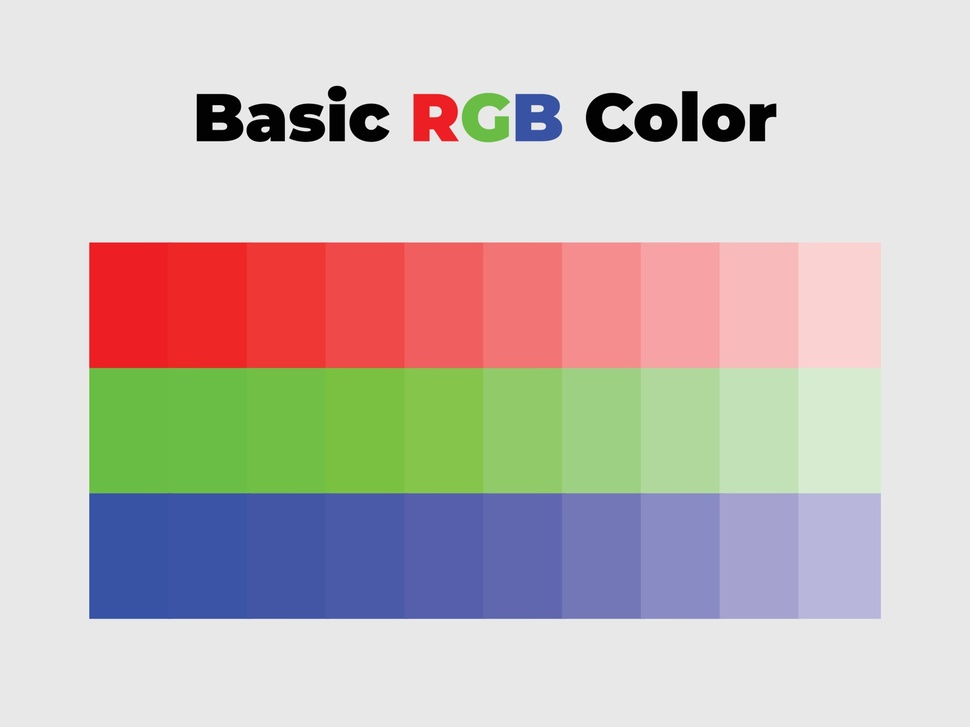
#> input picture code-example/example-images/basic-rgb-color.jpg, 970 x 727 px, shrunk from 1920 x 1440 before the run; its folder holds only this picture in this run
$ python main.py
#> lines starting #> are read from the running program, lines starting #| are printed output that depends on the picture; after the words box and inside, x2 and y2 are one past the last pixel; in counts of white or black regions, pixels touching at a corner belong together
import os

import cv2


def img_to_gray(images_path):
    # '/Users/liuweijia/IdeaProjects/CV-BasicNote/code-example/example-images/qq-snooker.png'
    print("开始处理 images_path: ", images_path)
    # 根据文件全路径限定名获取文件名
    full_file_name = os.path.basename(images_path)
    # print(full_file_name)
    # 根据文件全路径限定名获取文件名和扩展名
    file_name, file_extension = os.path.splitext(full_file_name)

    # 读取图像
    img = cv2.imread(images_path)

    # 将图像从RGB颜色空间转换到HSV颜色空间
    img_hsv = cv2.cvtColor(img, cv2.COLOR_RGB2HSV)
    # 拆分通道
    h, s, v = cv2.split(img_hsv)

    # 在 HSV 颜色空间的图像上加上 H, S, V 三个通道的标签，并保存处理后的图像
    cv2.putText(img_hsv, 'HSV', (10, 30), cv2.FONT_HERSHEY_SIMPLEX, 1, (255, 255, 255), 2)
    cv2.putText(h, 'H', (10, 30), cv2.FONT_HERSHEY_SIMPLEX, 1, (255, 255, 255), 2)
    cv2.putText(s, 'S', (10, 30), cv2.FONT_HERSHEY_SIMPLEX, 1, (255, 255, 255), 2)
    cv2.putText(v, 'V', (10, 30), cv2.FONT_HERSHEY_SIMPLEX, 1, (255, 255, 255), 2)

    # [19 lines of commented-out code are left out]
    print('img.shape: ', img.shape, 'img.dtype: ', img.dtype)
    print('img_hsv.shape: ', img_hsv.shape, 'img_hsv.dtype: ', img_hsv.dtype)
    print('h.shape: ', h.shape, 'h.dtype: ', h.dtype)
    print('s.shape: ', s.shape, 's.dtype: ', s.dtype)
    print('v.shape: ', v.shape, 'v.dtype: ', v.dtype)

    # 拼接所有图片，包括原图，按照上面两张，分别为原图和HSV颜色空间的图片，下面三张，分别是三个通道的图片
    img_compare = cv2.hconcat([img,
                               img_hsv,
                               cv2.cvtColor(h, cv2.COLOR_GRAY2BGR),
                               cv2.cvtColor(s, cv2.COLOR_GRAY2BGR),
                               cv2.cvtColor(v, cv2.COLOR_GRAY2BGR)
                               ])

    # 将灰度图像保存到output文件夹中
    # 如果output文件夹不存在，则创建
    if not os.path.exists('output'):
        os.mkdir('output')
    cv2.imwrite('output/' + file_name + '-hsv' + file_extension, img_compare)

    # # show gray image
    # cv2.imshow('HSV compare', img_compare)
    # cv2.waitKey(0)
    # cv2.destroyAllWindows()


if __name__ == '__main__':
    # 获取当前工作目录
    current_path = os.getcwd()
    # print(current_path)
    # 获取上一层目录
    parent_path = os.path.dirname(current_path)
    # print(parent_path)
    # 获取上一层目录中的example-images目录
    example_images_path = os.path.join(parent_path, 'example-images')
    # print(example_images_path)
    # 获取其中所有文件
    files = os.listdir(example_images_path)
    # print(files)

    all_images_path = []
    # 遍历所有文件
    for file in files:
        # 获取文件的绝对路径
        file_path = os.path.join(example_images_path, file)
        print(file_path)
        # 将文件的绝对路径添加到列表中
        all_images_path.append(file_path)

    for image_path in all_images_path:
        img_to_gray(image_path)
#> in img_to_gray, img is the input picture: shape (727, 970, 3); mean B, G, R 186.8, 190.1, 199.3
#> in img_to_gray, `img_hsv = cv2.cvtColor(img, cv2.COLOR_RGB2HSV)`: img_hsv: shape (727, 970, 3); mean H, S, V 34.6, 53.4, 218.6
#> in img_to_gray, `h, s, v = cv2.split(img_hsv)`:
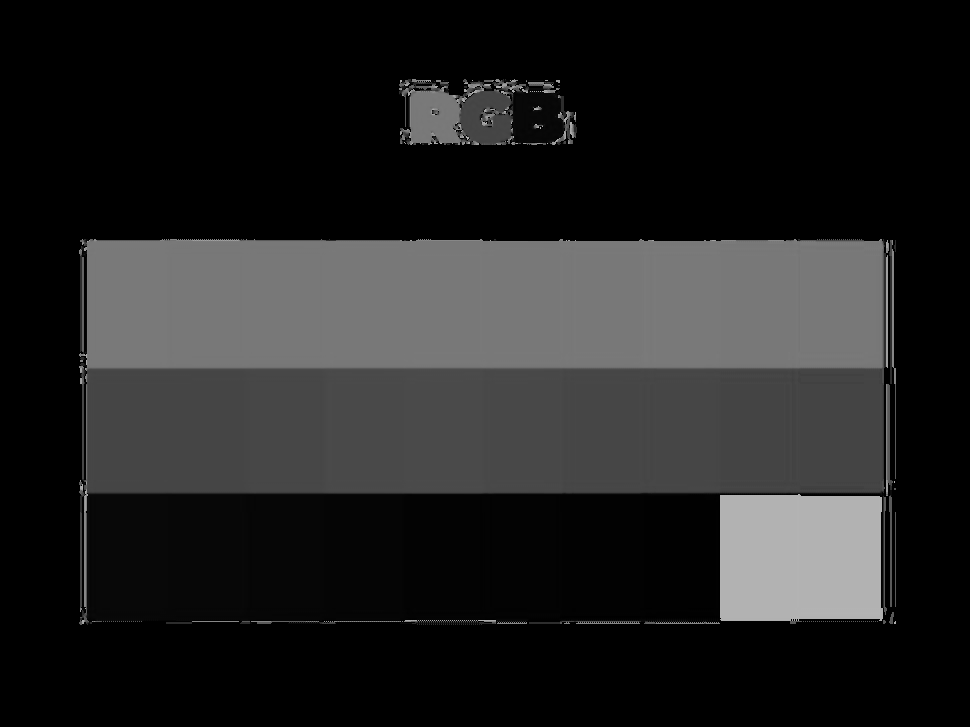
#> h: shape (727, 970); min 0, max 179, mean 34.6
#> in img_to_gray, `h, s, v = cv2.split(img_hsv)`:
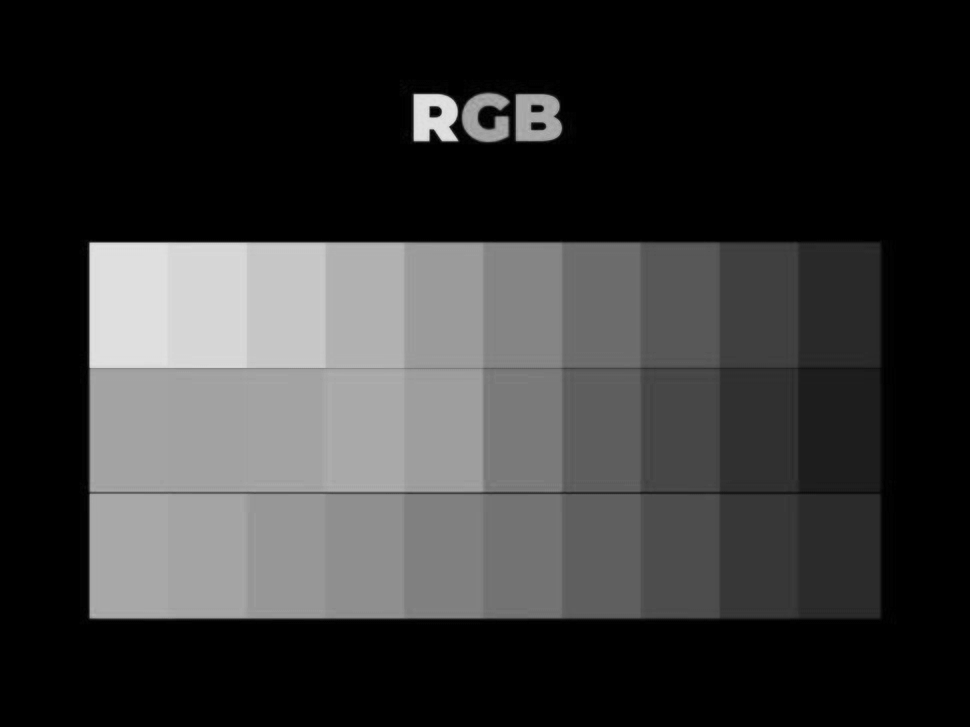
#> s: shape (727, 970); min 0, max 228, mean 53.4
#> in img_to_gray, `h, s, v = cv2.split(img_hsv)`:
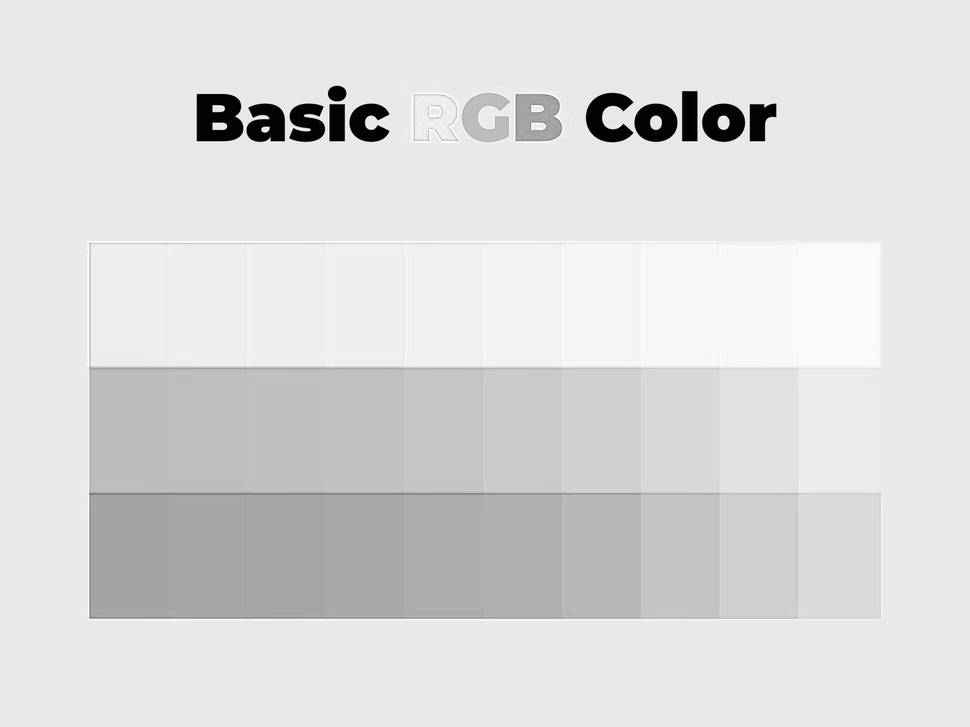
#> v: shape (727, 970); min 0, max 255, mean 218.6
#> in img_to_gray, `cv2.putText(img_hsv, 'HSV', (10, 30), cv2.FONT_HERSHEY_SIMPLEX, 1, (25..`: img_hsv: shape (727, 970, 3); mean H, S, V 34.7, 53.6, 218.6
#> in img_to_gray, `cv2.putText(h, 'H', (10, 30), cv2.FONT_HERSHEY_SIMPLEX, 1, (255, 255, ..`: h: shape (727, 970); 0.02% of pixels changed, all inside (x1, y1, x2, y2) = (13, 8, 30, 32)
#> in img_to_gray, `cv2.putText(s, 'S', (10, 30), cv2.FONT_HERSHEY_SIMPLEX, 1, (255, 255, ..`: s: shape (727, 970); 0.02% of pixels changed, all inside (x1, y1, x2, y2) = (12, 8, 29, 32)
#> in img_to_gray, `cv2.putText(v, 'V', (10, 30), cv2.FONT_HERSHEY_SIMPLEX, 1, (255, 255, ..`: v: shape (727, 970); 0.02% of pixels changed, all inside (x1, y1, x2, y2) = (10, 8, 29, 32)
#| img.shape:  (727, 970, 3) img.dtype:  uint8
#| img_hsv.shape:  (727, 970, 3) img_hsv.dtype:  uint8
#| h.shape:  (727, 970) h.dtype:  uint8
#| s.shape:  (727, 970) s.dtype:  uint8
#| v.shape:  (727, 970) v.dtype:  uint8
#> in img_to_gray, `img_compare = cv2.hconcat([img, img_hsv, cv2.cvtColor(h, cv2.COLOR_GRA..`:
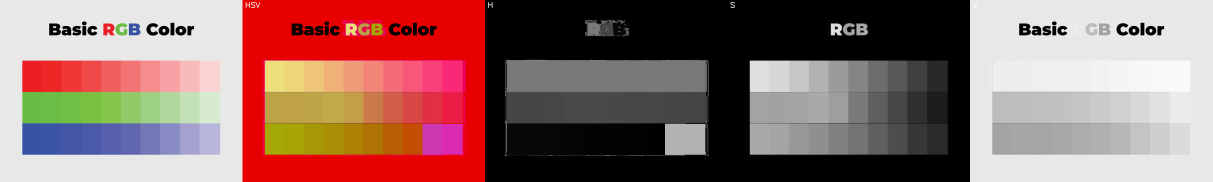
#> img_compare: shape (727, 4850, 3) (shown at 1/4 size); mean B, G, R 105.6, 110.1, 144.9
